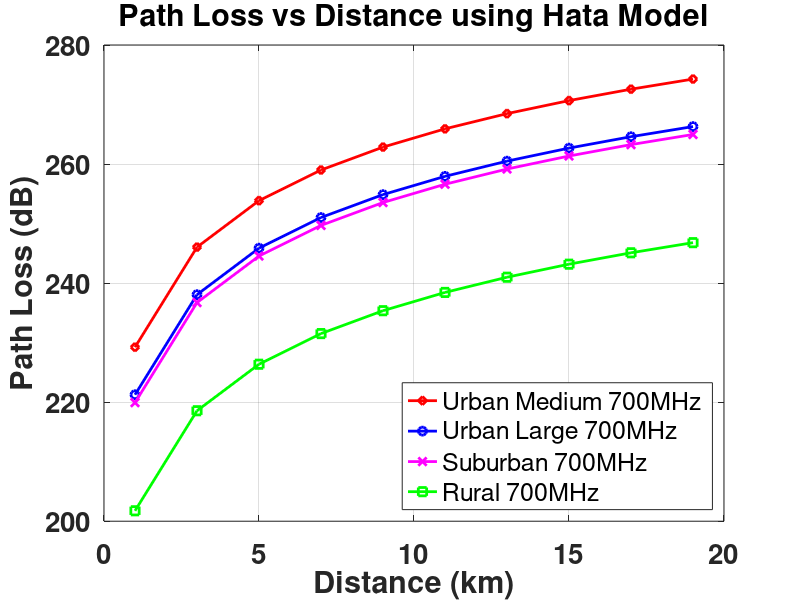
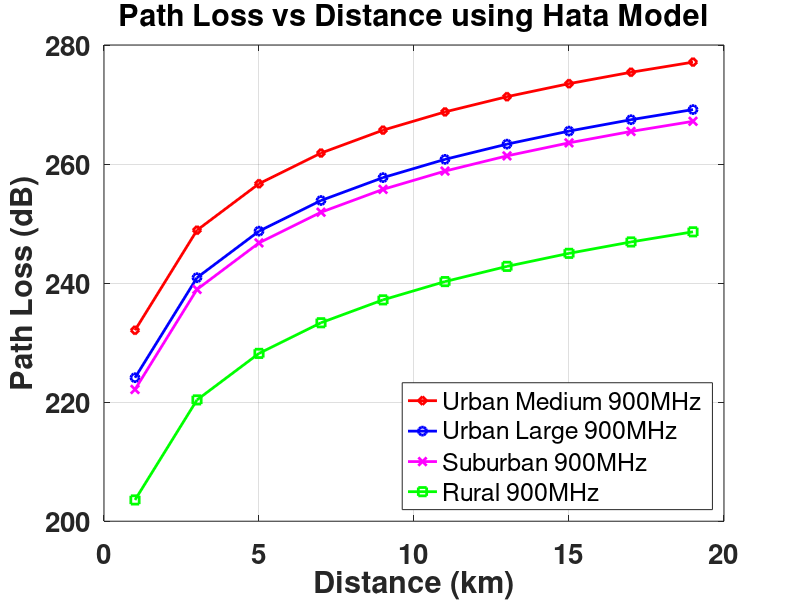

Source code (MATLAB) for these figures, in order:
% Estimate the path loss using Hata Model and plot distance Vs. Path loss.
% Use the following values:
% i. Frequency of operation f1 = 700 MHz, f2 = 900 MHz
% ii. hte = 30m, hre = 1.5m
% iii. Distance = 1:2:20 km
% iv. Consider urban (medium and large city), sub-urban and rural.

clc
clear all
close all
f = 700; % Freq of operation, 1
ht = 30; % height of transmitting antenna
d = 1:2:20; % Distance vector (1 km to 20 km with a step of 2 km)
d_meters = d * 1000; % kilometers to meters
hr = 1.5; % Height of the receiving antenna (in meters)
% alpha
a_hr = (1.1*log10(f) - 0.7)*hr - (1.56*log10(f) - 0.8);
if f > 300
 a_hr_1 = (8.29*log10(1.54*hr))^2-1.1;
else
 a_hr_1 = (3.2*log10(11.75*hr))^2-4.97;
end
path_loss_urban_medium = 69.55 + 26.16*log10(f) - 13.82*log10(ht) - a_hr + (44.9 -
6.55*log10(ht))*log10(d_meters);
path_loss_urban_large = 69.55 + 26.16*log10(f) - 13.82*log10(ht) - a_hr_1 + (44.9
- 6.55*log10(ht))*log10(d_meters);
path_loss_suburban = 69.55 + 26.16*log10(f) - 13.82*log10(ht) - a_hr + (44.9 -
6.55*log10(ht))*log10(d_meters) - 2*(log10(f/28))^2 - 5.4;
path_loss_rural = 69.55 + 26.16*log10(f) - 13.82*log10(ht) - a_hr + (44.9 -
6.55*log10(ht))*log10(d_meters) - 4.78*(log10(f))^2 + 18.33*log10(f) - 40.94;

% Plotting
figure;
plot(d, path_loss_urban_medium, '-d', 'DisplayName', 'Urban Medium 700MHz',
'LineWidth', 2, 'Color', 'red');
hold on
plot(d, path_loss_urban_large, '-o', 'DisplayName', 'Urban Large 700MHz',
'LineWidth', 2, 'Color', 'blue');
plot(d, path_loss_suburban, '-x', 'DisplayName', 'Suburban 700MHz' ,'LineWidth',
2, 'Color', 'magenta');
plot(d, path_loss_rural, '-s', 'DisplayName', 'Rural 700MHz', 'LineWidth', 2,
'Color', 'green');
grid on;
% Labels and title
xlabel('Distance (km)');
ylabel('Path Loss (dB)');
title('Path Loss vs Distance using Hata Model');
legend('Location', 'southeast');
set(gca,'FontWeight','bold','FontSize',20);
disp("f = 700 MHz");
disp("Urban Medium:");
disp(path_loss_urban_medium);
disp("Urban Large:");
disp(path_loss_urban_large);
disp("Suburban:");
disp(path_loss_suburban);
disp("Rural:");
disp(path_loss_rural);
f = 900; %Freq of operation, 2
%alpha recalculation
a_hr = (1.1*log10(f) - 0.7)*hr - (1.56*log10(f) - 0.8);
if f > 300
 a_hr_1 = (8.29*log10(1.54*hr))^2-1.1;
else
 a_hr_1 = (3.2*log10(11.75*hr))^2-4.97;
end
path_loss_urban_medium = 69.55 + 26.16*log10(f) - 13.82*log10(ht) - a_hr + (44.9 -
6.55*log10(ht))*log10(d_meters);
path_loss_urban_large = 69.55 + 26.16*log10(f) - 13.82*log10(ht) - a_hr_1 + (44.9
- 6.55*log10(ht))*log10(d_meters);
path_loss_suburban = 69.55 + 26.16*log10(f) - 13.82*log10(ht) - a_hr + (44.9 -
6.55*log10(ht))*log10(d_meters) - 2*(log10(f/28))^2 - 5.4;
path_loss_rural = 69.55 + 26.16*log10(f) - 13.82*log10(ht) - a_hr + (44.9 -
6.55*log10(ht))*log10(d_meters) - 4.78*(log10(f))^2 + 18.33*log10(f) - 40.94;

% Plotting
figure;
plot(d, path_loss_urban_medium, '-d', 'DisplayName', 'Urban Medium 900MHz',
'LineWidth', 2, 'Color', 'red');
hold on;
plot(d, path_loss_urban_large, '-o', 'DisplayName', 'Urban Large 900MHz',
'LineWidth', 2, 'Color', 'blue');
plot(d, path_loss_suburban, '-x', 'DisplayName', 'Suburban 900MHz' ,'LineWidth',
2, 'Color', 'magenta');
plot(d, path_loss_rural, '-s', 'DisplayName', 'Rural 900MHz', 'LineWidth', 2,
'Color', 'green');
grid on;
% Labels and title
xlabel('Distance (km)');
ylabel('Path Loss (dB)');
title('Path Loss vs Distance using Hata Model');
legend('Location', 'southeast');
set(gca,'FontWeight','bold','FontSize',20);
disp("f = 900 MHz");
disp("Urban Medium:");
disp(path_loss_urban_medium);
disp("Urban Large:");
disp(path_loss_urban_large);
disp("Suburban:");
disp(path_loss_suburban);
disp("Rural:");
disp(path_loss_rural);
